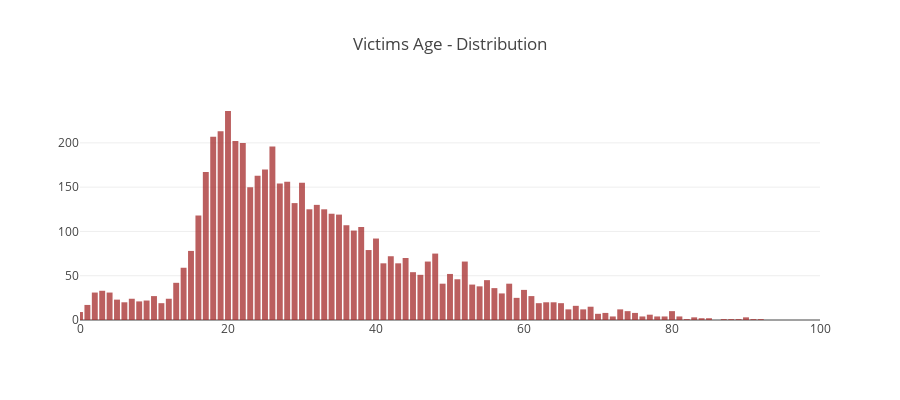

Notebook cell for this chart:
### Code cell
victim_age_groups = {}
for i, row in df.iterrows():
    victims = []
    for k,v in row['participant_type_map'].items():
        if "victim" in v.lower():
            victims.append(k)
    for victim in victims:
        if victim in row['participant_age_map']:
            ag = row['participant_age_map'][victim]
            if ag not in victim_age_groups:
                victim_age_groups[ag] = 0 
            else:
                victim_age_groups[ag] += 1
                
trace1 = go.Bar(x=list(victim_age_groups.keys()), y=list(victim_age_groups.values()), opacity=0.75, name="month", marker=dict(color='brown'))
layout = dict(height=400, title='Victims Age - Distribution', xaxis=dict(range=[0, 100]), legend=dict(orientation="h"));
fig = go.Figure(data=[trace1], layout=layout)
iplot(fig)

### Figure 1 — Plotly figure (JSON) as saved in the notebook; plotly's stock layout.template omitted (floating-point values rounded to 4 significant figures)
{"data": [{"marker": {"color": "brown"}, "name": "month", "opacity": 0.75, "type": "bar", "uid": "3949bc0f-9e66-11e8-9ef2-8c859013fb00", "x": ["24", "25", "26", "27", "20", "21", "22", "23", "28", "29", "0", "4", "8", "59", "58", "55", "54", "57", "56", "51", "50", "53", "52", "88", "89", "82", "83", "80", "81", "87", "84", "85", "3", "7", "39", "38", "33", "32", "31", "30", "37", "36", "35", "34", "60", "61", "62", "63", "64", "65", "66", "67", "68", "69", "2", "6", "91", "90", "93", "92", "95", "94", "96", "11", "10", "13", "12", "15", "14", "17", "16", "19", "18", "48", "49", "46", "47", "44", "45", "42", "43", "40", "41", "1", "5", "9", "77", "76", "75", "74", "73", "72", "71", "70", "79", "78"], "y": [163, 170, 196, 154, 236, 202, 200, 150, 156, 132, 9, 31, 21, 25, 41, 45, 38, 30, 36, 46, 52, 40, 66, 1, 1, 1, 3, 10, 4, 1, 2, 2, 33, 24, 79, 105, 125, 130, 125, 155, 101, 107, 119, 120, 34, 27, 19, 20, 20, 19, 12, 16, 12, 15, 31, 20, 1, 3, 0, 1, 0, 0, 0, 19, 27, 42, 24, 78, 59, 167, 118, 213, 207, 75, 41, 51, 66, 70, 54, 72, 64, 92, 64, 17, 23, 22, 6, 4, 8, 10, 12, 4, 8, 7, 4, 4]}], "layout": {"height": 400, "legend": {"orientation": "h"}, "title": "Victims Age - Distribution", "xaxis": {"range": [0, 100]}}}
